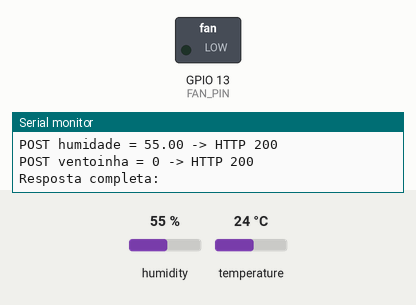
A sketch run on a simulated ESP32. On the bench: switched loads named in the sketch (green lamp = pin HIGH), the last lines printed to the serial monitor. Inputs (shaded band) come from the test bench; at power-on: temperature 24 °C, humidity 55 %. WiFi joins after 1.5 s; servers stay silent unless stated; uploads are accepted with an empty reply.

Above: at 4.2 s.
4.3 s: temperature set to 28.2 °C
6.0 s: temperature set to 29.6 °C
At 7.4 s:
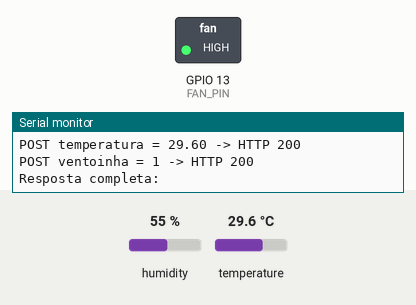
7.7 s: temperature set to 12 °C
At 8.3 s:
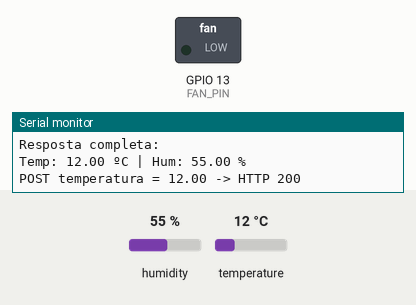
9.4 s: temperature set to 33 °C
At 10.5 s:
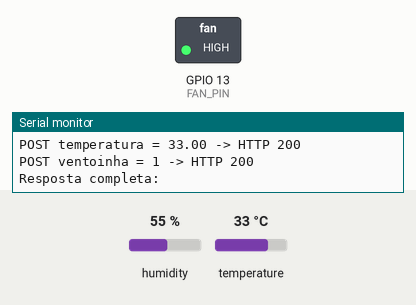
Timing chart, 0 to 12.0 s (numbered marks = the images above; inputs shaded):
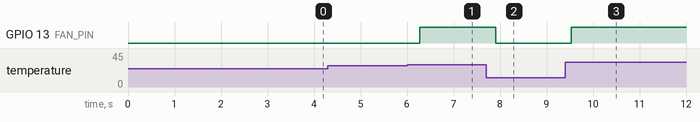

The sketch:

iot.ino
```cpp
#include <WiFi.h>
#include <HTTPClient.h>
#include <Wire.h>
#include <SHTSensor.h>

// WiFi
const char* ssid = "Beast";
const char* password = "9908990899";

// API
const char* serverName = "https://iot.dei.estg.ipleiria.pt/ti/ti007/ti/api/api.php";

// I2C para SHT3X
#define SDA_PIN 33
#define SCL_PIN 32

// Ventoinha (simulada com LED)
#define FAN_PIN 13
bool manualControl = false;

SHTSensor sht(SHTSensor::SHT3X);  // Especifica modelo para segurança
float temperature, humidity;
int fanStatus = 0;

float lastTemp = -1000;
float lastHum = -1000;
int lastFan = -1;
unsigned long manualControlUntil = 0;
const unsigned long MANUAL_CONTROL_DURATION = 10000; // 10 segundos

void sendToServer(const String& nome, const String& valor) {
  if (WiFi.status() == WL_CONNECTED) {
    HTTPClient http;
    http.begin(serverName);
    http.addHeader("Content-Type", "application/x-www-form-urlencoded");
    String postData = "nome=" + nome + "&valor=" + valor;
    int httpResponseCode = http.POST(postData);
    Serial.printf("POST %s = %s -> HTTP %d\n", nome.c_str(), valor.c_str(), httpResponseCode);
    http.end();
  } else {
    Serial.println("WiFi desconectado.");
  }
}

bool readTemperatureHumidity(float& temp, float& hum) {
  if (sht.readSample()) {
    temp = sht.getTemperature();
    hum = sht.getHumidity();
    return true;
  }
  return false;
}

void controlarVentoinha(float temp) {
  if (millis() < manualControlUntil) {
    // Ainda no modo manual, não muda estado automático
    return;
  }

  int novoEstado = (temp >= 29.0) ? HIGH : LOW;
  if (digitalRead(FAN_PIN) != novoEstado) {
    digitalWrite(FAN_PIN, novoEstado);
    fanStatus = (novoEstado == HIGH) ? 1 : 0;
  }
}

void lerComandosDashboard() {
  if (WiFi.status() == WL_CONNECTED) {
    HTTPClient http;
    http.begin(String(serverName) + "?get=1");
    int code = http.GET();

    if (code == 200) {
      String resposta = http.getString();
      Serial.println("Resposta completa: " + resposta);

      int startIndex = 0;
      while (startIndex < resposta.length()) {
        int spaceIndex = resposta.indexOf('\n', startIndex);
        if (spaceIndex == -1) spaceIndex = resposta.length();

        String comando = resposta.substring(startIndex, spaceIndex);
        int sep = comando.indexOf(';');

        if (sep != -1) {
          String nome = comando.substring(0, sep);
          String valorStr = comando.substring(sep + 1);

          nome.trim();
          valorStr.trim();

          Serial.printf("Comando: %s = %s\n", nome.c_str(), valorStr.c_str());

          if (nome == "ventoinha") {
            int valor = valorStr.toInt();
            int novoEstado = (valor != 0) ? HIGH : LOW;
            if (digitalRead(FAN_PIN) != novoEstado) {
              digitalWrite(FAN_PIN, novoEstado);
              fanStatus = (novoEstado == HIGH) ? 1 : 0;
              Serial.printf("Ventoinha controlada manualmente: %d\n", fanStatus);

              // Ativa o modo manual para bloquear controlo automático
              manualControlUntil = millis() + MANUAL_CONTROL_DURATION;
            }
          }
          // Se quiseres, podes adicionar mais ifs para outros comandos
        }

        startIndex = spaceIndex + 1;
      }

    } else {
      Serial.printf("Erro ao obter comandos: %d\n", code);
    }
    http.end();
  }
}

void setup() {
  Serial.begin(115200);
  delay(1000);

  pinMode(FAN_PIN, OUTPUT);
  digitalWrite(FAN_PIN, LOW);

  Wire.begin(SDA_PIN, SCL_PIN);
  sht = SHTSensor(SHTSensor::SHT3X); // força o tipo

  if (sht.init()) {
    Serial.println("SHT sensor inicializado.");
    sht.setAccuracy(SHTSensor::SHT_ACCURACY_HIGH);
  } else {
    Serial.println("Erro ao iniciar o SHT sensor!");
  }

  WiFi.begin(ssid, password);
  Serial.print("A ligar ao WiFi...");
  while (WiFi.status() != WL_CONNECTED) {
    delay(1000);
    Serial.print(".");
  }
  Serial.println("\nLigado ao WiFi com sucesso!");
}

void loop() {
  if (readTemperatureHumidity(temperature, humidity)) {
    Serial.printf("Temp: %.2f ºC | Hum: %.2f %%\n", temperature, humidity);

    controlarVentoinha(temperature);

    if (abs(temperature - lastTemp) > 0.2) {
      sendToServer("temperatura", String(temperature, 2));
      lastTemp = temperature;
    }

    if (abs(humidity - lastHum) > 0.5) {
      sendToServer("humidade", String(humidity, 2));
      lastHum = humidity;
    }

    if (fanStatus != lastFan) {
      sendToServer("ventoinha", String(fanStatus));
      lastFan = fanStatus;
    }
  } else {
    Serial.println("Erro ao ler o sensor SHT3x.");
  }

  lerComandosDashboard();

  delay(1000);
}
```

Measured:
- the behaviour switches between 28.9 and 29 °C on temperature (found by bisection; images 0 and 1)
- after the input at 6.0 s, GPIO 13 (FAN_PIN): LOW → HIGH after 0.28 s
- after the input at 7.7 s, GPIO 13 (FAN_PIN): HIGH → LOW after 0.20 s
- after the input at 9.4 s, GPIO 13 (FAN_PIN): LOW → HIGH after 0.13 s
